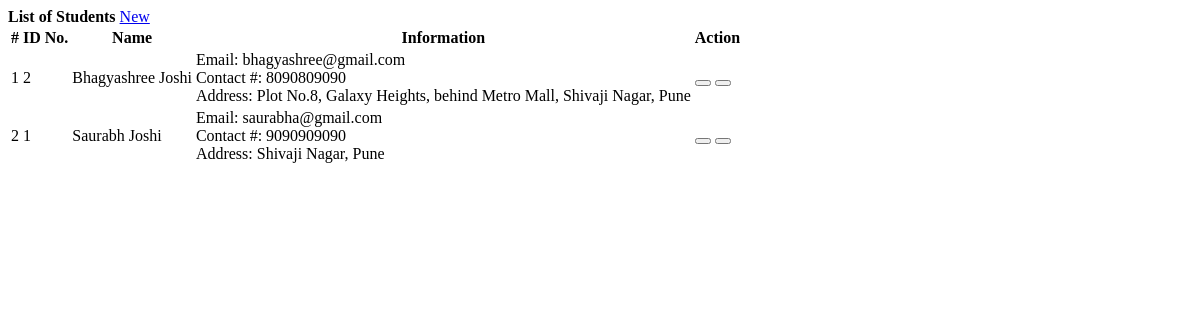
The page /click_fees/students.php on the database as committed earlier.
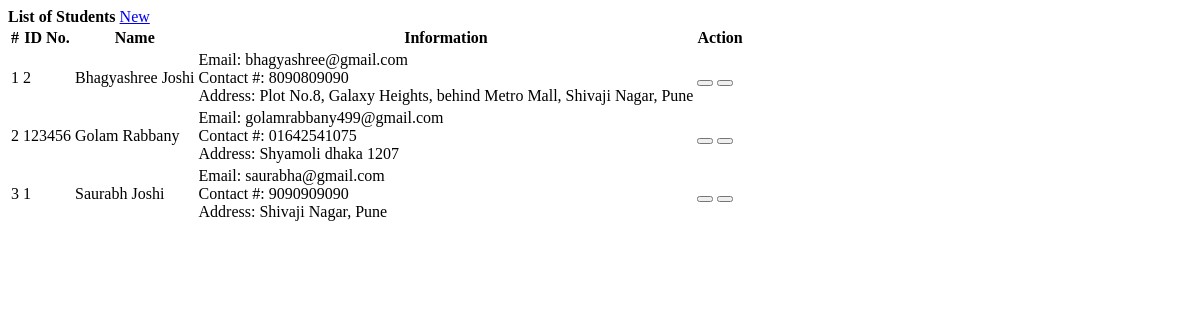
The same page on the database as committed later.
### tables this page shows
CREATE TABLE `student` (
  `id` int(30) NOT NULL,
  `id_no` varchar(100) NOT NULL,
  `name` text NOT NULL,
  `contact` varchar(100) NOT NULL,
  `address` text NOT NULL,
  `email` varchar(200) NOT NULL,
  `date_created` datetime NOT NULL DEFAULT current_timestamp()
);

### click_fees/students.php (the view, shortened to what this page needs)
<?php include('db_connect.php');?>
<div class="container-fluid">
	<div class="col-lg-12">
		<div class="row">
			<div class="col-md-12">
				<div class="card">
					<div class="card-header">
						<b>List of Students </b>
						<span class="float:right"><a class="btn btn-primary col-md-1 col-sm-6 float-right" href="javascript:void(0)" id="new_student">
					<i class="fa fa-plus"></i> New
				</a></span>
					</div>
					<div class="card-body">
						<table class="table table-condensed table-bordered table-hover">
							<thead>
								<tr>
									<th class="text-center">#</th>
									<th class="">ID No.</th>
									<th class="">Name</th>
									<th class="">Information</th>
									<th class="text-center">Action</th>
								</tr>
							</thead>
							<tbody>
								<?php
								$i = 1;
								$student = $conn->query("SELECT * FROM student order by name asc ");
								while($row=$student->fetch_assoc()):
								?>
								<tr>
									<td class="text-center"><?php echo $i++ ?></td>
									<td>
										<?php echo $row['id_no'] ?>
									</td>
									<td>
									<?php echo ucwords($row['name']) ?>
									</td>
									<td class="">
										 <p>Email: <?php echo $row['email'] ?></p>
										 <p>Contact #: <?php echo $row['contact'] ?></p>
										 <p>Address: <?php echo $row['address'] ?></p>
									</td>
									<td class="text-center">
										<button class="btn btn-primary edit_student" type="button" data-id="<?php echo $row['id'] ?>" ><i class="fa fa-edit"></i></button>
										<button class="btn btn-danger delete_student" type="button" data-id="<?php echo $row['id'] ?>"><i class="fa fa-trash-alt"></i></button>
									</td>
								</tr>
								<?php endwhile; ?>
							</tbody>
						</table>
					</div>
				</div>
			</div>
		</div>
	</div>
</div>

Rows that differ between the two databases and show on the page:
added student: id_no "123456", name "Golam Rabbany", email "golamrabbany499@gmail.com", contact "01642541075", address "Shyamoli dhaka 1207"
